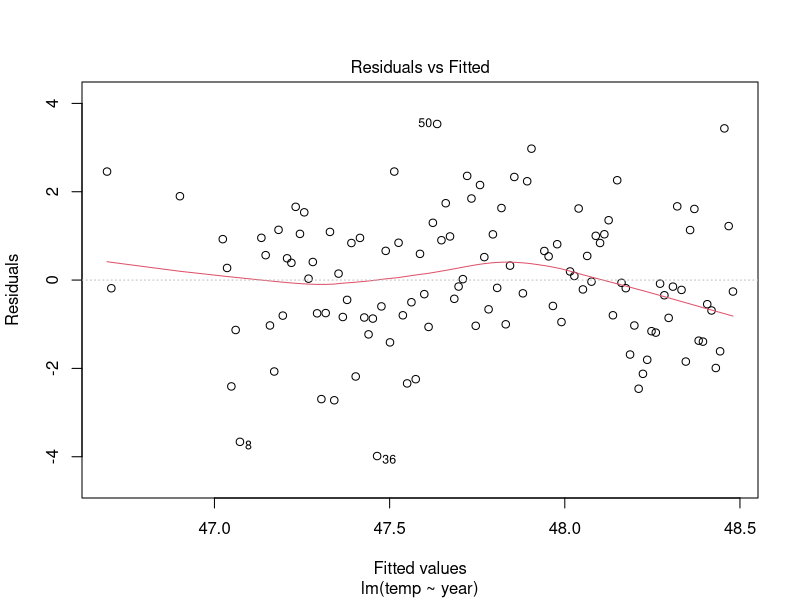
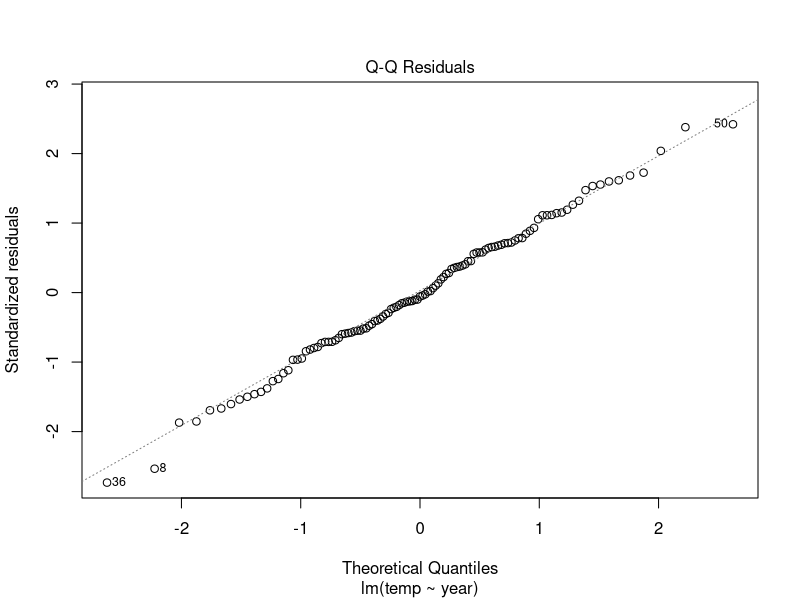
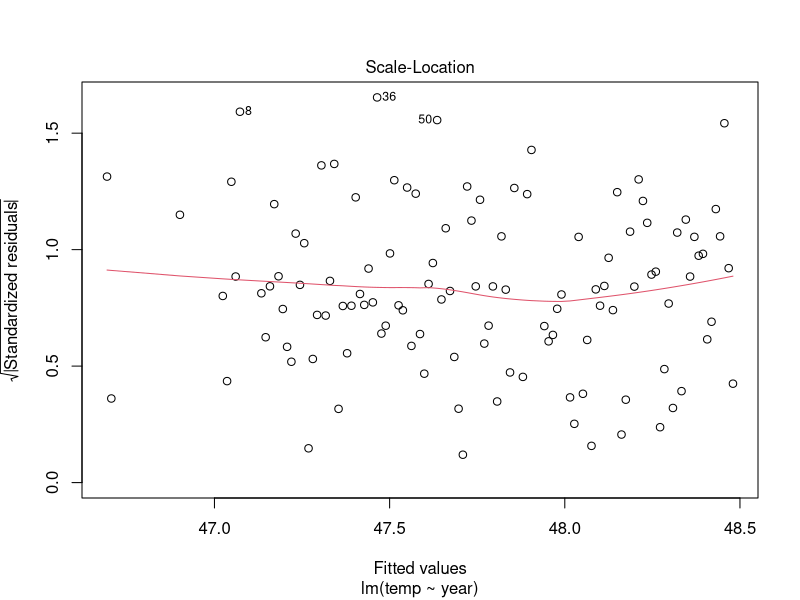
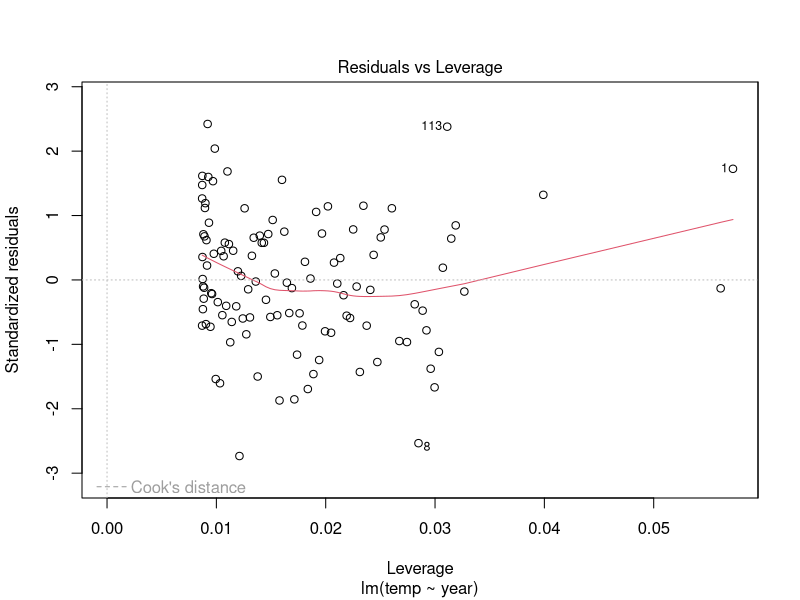
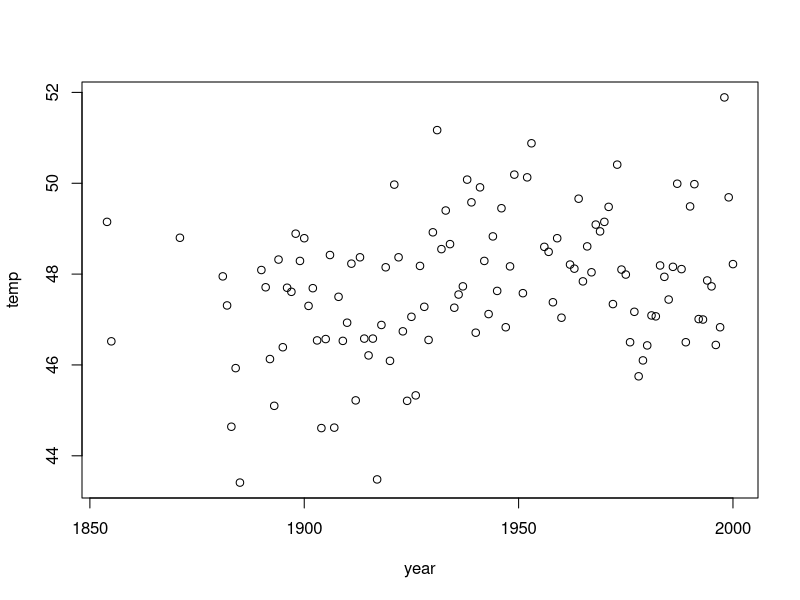
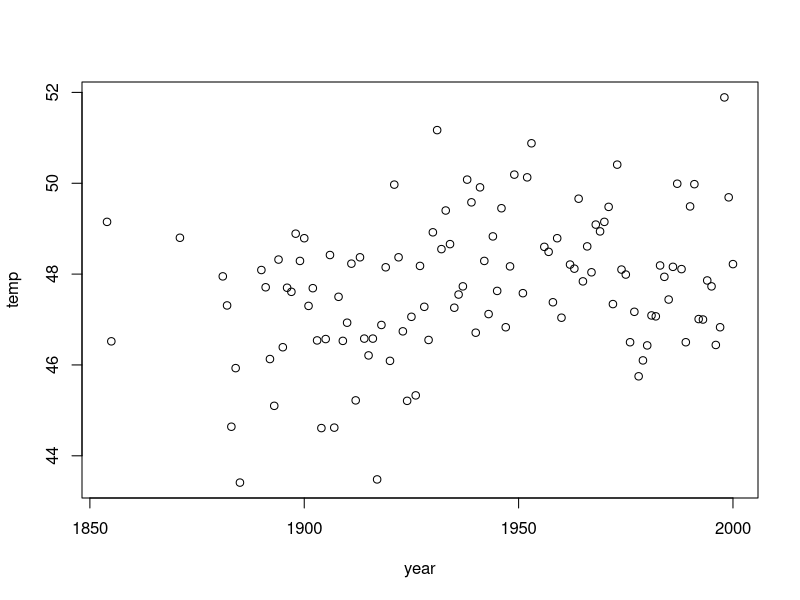

R code for these plots, in order:
## ---- chunk 1
knitr::opts_chunk$set(echo = TRUE)
## ---- chunk 2
prostate <- read.csv("prostate.csv")
## ---- chunk 3
# Backward selection
# fit linear model with all predictors
prostate_model <- lm(lpsa ~ ., data = prostate)
summary(prostate_model)
## ---- chunk 4
# fit linear model without gleason
prostate_model <- update(prostate_model, .~.-gleason)
summary(prostate_model)
## ---- chunk 5
# fit linear model without lcp
prostate_model <- update(prostate_model, .~.-lcp)
summary(prostate_model)
## ---- chunk 6
# fit linear model without pgg45
prostate_model <- update(prostate_model, .~.-pgg45)
summary(prostate_model)
## ---- chunk 7
# fit linear model without age
prostate_model <- update(prostate_model, .~.-age)
summary(prostate_model)
## ---- chunk 8
# fit linear model without lbph
prostate_model <- update(prostate_model, .~.-lbph)
summary(prostate_model)
## ---- chunk 9
# step AIC
prostate_model <- lm(lpsa ~ ., data = prostate)
step(prostate_model)
## ---- chunk 10
aatemp <- read.csv("aatemp.csv")
## ---- chunk 11
temp_model <- lm(temp ~ year, data = aatemp)
summary(temp_model)
plot(temp_model)
## ---- chunk 12
lm.year <- lm(temp ~ I(year-1), data = aatemp)
summary(lm.year)
cor(aatemp$year, I(aatemp$year-1))
## ---- chunk 13
temp_model3 <- lm(temp ~ year + I(year^2) + I(year^3) + I(year^4) + I(year^5), data = aatemp)
temp_model3 <- lm(temp ~ poly(year, 5, raw = TRUE), data = aatemp)
summary(temp_model3)
plot(temp ~ year, data = aatemp)
abline(lm(temp ~ poly(year, 5, raw = TRUE), data = aatemp))
## ---- chunk 14
# two base functions
bl <- function(x){
  ifelse(x<1930, 1930-x, 0)
}

br <- function(x){
  ifelse(x>1930, x-1930, 0)
}

# fit a segmented model
lm.seg <- lm(temp ~ bl(year) + br(year), data = aatemp)

# plot model
x <- seq(20, 48, by=1)
y <- lm.seg$coefficients[1]+lm.seg$coefficients[2]*bl(x)+lm.seg$coefficients[3]*br(x)
plot(temp ~ year, data = aatemp, xlab='year', ylab='temp')
lines(x,y,lty=2)

summary(lm.seg)
## ---- chunk 15
longley <- read.csv("longley.csv")
employed <- lm(Employed ~ ., data = longley)
summary(employed)
## ---- chunk 16
cor(longley)
## ---- chunk 17
# regression among predictors
X <- model.matrix(employed)[,-1]
for(i in 1:6){
  r2 <- summary(lm(X[,i]~X[,-i]))$r.squared
  cat(colnames(X)[i], '\t', r2, '\n')
}
## ---- chunk 18
employed_new <- lm(Employed ~ Armed.Forces + Unemployed + Year, data = longley)
summary(employed_new)
## ---- chunk 19
# regression among predictors
X <- model.matrix(employed_new)[,-1]
for(i in 1:3){
  r2 <- summary(lm(X[,i]~X[,-i]))$r.squared
  cat(colnames(X)[i], '\t', r2, '\n')
}
## ---- chunk 20
gala <- read.csv("gala.csv")
galamiss <- read.csv("galamiss.csv")
## ---- chunk 21
gala_model <- lm(Species ~ Area + Elevation + Nearest + Scruz + Adjacent, data = gala)
summary(gala_model)
## ---- chunk 22
colSums(is.na(galamiss))
## ---- chunk 23
gala_nomiss <- na.omit(galamiss)
deletion_model <- lm(Species ~ Area + Elevation + Nearest + Scruz + Adjacent, data = gala_nomiss)
summary(deletion_model)
## ---- chunk 24
means <- colMeans(galamiss, na.rm = T)
galamiss.impute <- galamiss
for(i in 1:6){
  galamiss.impute[is.na(galamiss.impute[,i]), i] <- means[i]
}
summary(lm(Species~Area + Elevation + Nearest + Scruz + Adjacent, data = galamiss.impute))
## ---- chunk 25
# impute elevation
lm.impute <- lm(Elevation ~ Area + Nearest + Scruz + Adjacent, data = galamiss)
Elevation.impute <- predict(lm.impute, galamiss[is.na(galamiss$Elevation),])
round(Elevation.impute, 2)

galamiss.impute1 <- galamiss
galamiss.impute1[is.na(galamiss.impute1$Elevation),] <- Elevation.impute

summary(lm(Species~Area + Elevation + Nearest + Scruz + Adjacent, data = galamiss.impute1))
